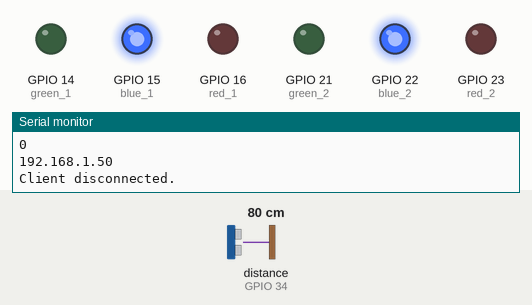
This sketch was run on a simulated ESP32. On the bench: output pins drawn as LEDs (lit = HIGH), the last lines printed to the serial monitor. Wiring (inferred from the names in the program): ultrasonic range finder: trigger GPIO 35; echo GPIO 34. The inputs (shaded band) are chosen by the test bench; at power-on: distance to the obstacle (sensor on GPIO 34) 80 cm. The echo pulse lasts 58.3 µs per cm; WiFi joins after 1.5 s; servers stay silent unless stated; pins used as bus, display or sensor lines are not drawn.

Above: at 2.7 s.
2.8 s: distance to the obstacle (sensor on GPIO 34) set to 63 cm
4.3 s: distance to the obstacle (sensor on GPIO 34) set to 54 cm
At 5.7 s:
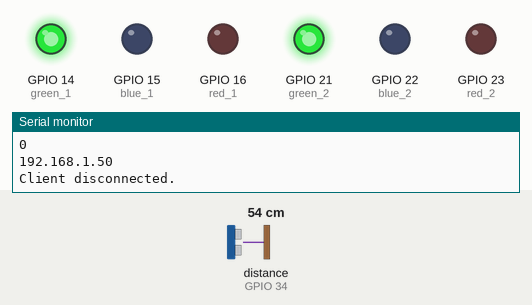
6.0 s: distance to the obstacle (sensor on GPIO 34) set to 32 cm
7.5 s: distance to the obstacle (sensor on GPIO 34) set to 28 cm
At 8.7 s:
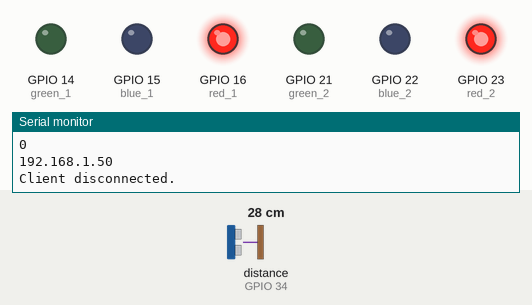
9.0 s: distance to the obstacle (sensor on GPIO 34) set to 35 cm
At 10.2 s:
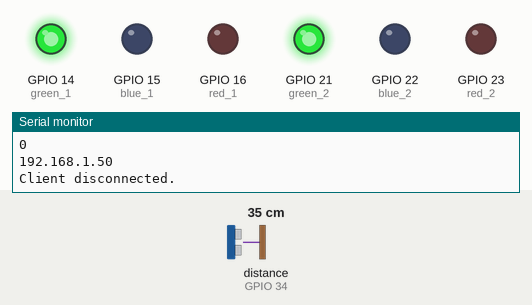
10.5 s: distance to the obstacle (sensor on GPIO 34) set to 2 cm
At 11.8 s:
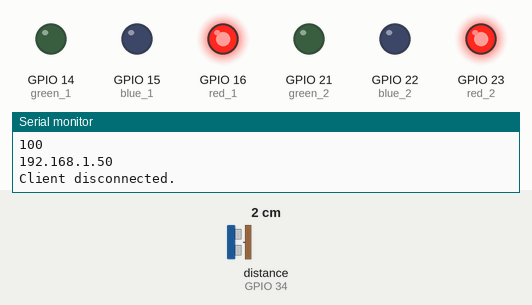
Timing chart, 0 to 13.0 s (numbered marks = the images above; inputs shaded):
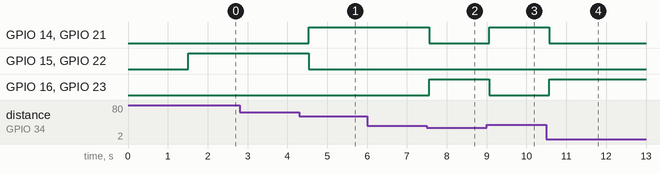

The sketch:

esp32_ultra3LED_backup.ino
```cpp
#include <WiFi.h>

// 초음파 센서 핀 설정, vcc (+) gnd (-)
const int distTrigPin = 35; // tirg: 초음파 쏨
const int distEchoPin = 34; // echo: 초음파 받음

// 3색 LED 핀 설정
const int red_1 = 16; // 주황색
const int green_1 = 14; // 노란색
const int blue_1 =15; //

const int red_2 = 23;
const int green_2 = 21;
const int blue_2 = 22;

String led_state = "";

// 와이파이 정보 설정
const char* ssid = "Smart Trashcan";
const char* password = "12183887";
String header; // HTTP request 저장하기 위한 변수
WiFiServer server(80); // 웹 서버 포트 설정

// Current time
unsigned long currentTime = millis();
// Previous time
unsigned long previousTime = 0;
// Define timeout time in ms (example: 2000ms = 2s)
const long timeoutTime = 2000;

void setup() {
  // LED 채널 설정
  ledcAttachPin(red_1, 0);
  ledcAttachPin(green_1, 1);
  ledcAttachPin(blue_1, 2);
  ledcAttachPin(red_2, 3);
  ledcAttachPin(green_2, 4);
  ledcAttachPin(blue_2, 5);

  ledcSetup(0, 5000, 8);
  ledcSetup(1, 5000, 8);
  ledcSetup(2, 5000, 8);
  ledcSetup(3, 5000, 8);
  ledcSetup(4, 5000, 8);
  ledcSetup(5, 5000, 8);

  pinMode(distTrigPin, OUTPUT);
  pinMode(distEchoPin, INPUT);

  Serial.begin(115200);

  // Wi-fi 연결
  Serial.print("Connecting to ");
  Serial.println(ssid);
  WiFi.begin(ssid, password);
  while (WiFi.status() != WL_CONNECTED) {
    delay(100);
    Serial.println("Wi-fi NOT CONNECTED\n");
  }

  // 웹 서버 구동
  Serial.println("WiFi connected.");
  Serial.println("IP address: ");
  Serial.println(WiFi.localIP());
  server.begin();
}

void loop(){
  // Part A. 초음파 센서를 이용한 거리 측정
  digitalWrite(distTrigPin, HIGH); //초음파 발사
  delayMicroseconds(10); //10ms = 0.00001sec / 1sec = 1000 ms, 1ms = 1000 microSec
  digitalWrite(distTrigPin, LOW); //잠깐 쉬고 바로 꺼줌

  // pulseIn: Pulse의 HIGH 구간 시간 측정 -> echo 핀으로 초음파가 돌아온 시간
  // 최대 1초까지 대기, 대기 중 HIGH가 안된다면 0으로 반환
  long duration = pulseIn(distEchoPin, HIGH);

  if(duration == 0) { // 초음파 센서 동작 안 하면 loop 종료
      return;
  }

  int distance = duration / 58.2;  // 29.1를 나누면 cm단위, 왕복이기 때문에 58.2
  int trash_percent = (80-distance)/60*100;
  if(trash_percent<0) trash_percent=0;
  Serial.println(trash_percent);

  // Part B. 거리 측정값에 따른 LED 색 설정
  if(distance < 30) { // Red
    ledcWrite(0, 255);
    ledcWrite(1, 0);
    ledcWrite(2, 0);
    ledcWrite(3, 255);
    ledcWrite(4, 0);
    ledcWrite(5, 0);
    led_state="많음";
  }
  else if(distance < 60) { // Green
    ledcWrite(0, 0);
    ledcWrite(1, 255);
    ledcWrite(2, 0);
    ledcWrite(3, 0);
    ledcWrite(4, 255);
    ledcWrite(5, 0);
    led_state="보통";
  }
  else{ // Blue
    ledcWrite(0, 0);
    ledcWrite(1, 0);
    ledcWrite(2, 255);
    ledcWrite(3, 0);
    ledcWrite(4, 0);
    ledcWrite(5, 255);
    led_state="적음";
  }

  // Part C. 웹 서버 구동
  WiFiClient client = server.available();   // 클라이언트 수신 대기

  Serial.println(WiFi.localIP());

  if (client) {                             // 클라이언트 연결 시
    currentTime = millis();
    previousTime = currentTime;
    Serial.println("New Client.");
    String currentLine = "";                // m+ake a String to hold incoming data from the client

    while (client.connected() && currentTime - previousTime <= timeoutTime) {
      currentTime = millis();
      if (client.available()) {
            client.println("HTTP/1.1 200 OK");
            client.println("Content-type:text/html");
            client.println("Connection: close");
            client.println();

            // HTML 웹 페이지 Display
            client.println("<!DOCTYPE html><html>");
            client.println("<head><meta charset=\"UTF-8\"><meta name=\"viewport\" content=\"width=device-width, initial-scale=1\">");
            client.println("<link rel=\"icon\" href=\"data:,\">");

            // Web Page Heading
            client.println("<body><h1>ESP32 Web Server</h1>");

            client.println("<h2>현재 쓰레기 양</h2>");
            client.print(trash_percent);
            client.println("%</p>");
            client.println("<h2>현재 쓰레기통 상태</h2>");
            client.print(led_state);
            client.println("</p>");

            // The HTTP response ends with another blank line
            client.println();
            // Break out of the while loop
            break;
          } else { // if you got a newline, then clear currentLine
            currentLine = "";
          }
        }
      }
    header = ""; // Clear the header variable
    client.stop();    // Close the connection
    Serial.println("Client disconnected.");
    Serial.println("");

  delay(500);
}
```

Measured:
- the behaviour switches between 60 and 59 cm on distance to the obstacle (sensor on GPIO 34) (found by bisection; images 0 and 1)
- the behaviour switches between 30 and 29 cm on distance to the obstacle (sensor on GPIO 34) (found by bisection; images 1 and 2)
- after the input at 4.3 s, GPIO 14 (green_1), GPIO 21 (green_2): LOW → HIGH after 0.24 s; GPIO 15 (blue_1), GPIO 22 (blue_2): HIGH → LOW after 0.24 s
- after the input at 7.5 s, GPIO 14 (green_1), GPIO 21 (green_2): HIGH → LOW after 0.06 s; GPIO 16 (red_1), GPIO 23 (red_2): LOW → HIGH after 0.06 s
- after the input at 9.0 s, GPIO 14 (green_1), GPIO 21 (green_2): LOW → HIGH after 0.07 s; GPIO 16 (red_1), GPIO 23 (red_2): HIGH → LOW after 0.07 s
- after the input at 10.5 s, GPIO 14 (green_1), GPIO 21 (green_2): HIGH → LOW after 0.08 s; GPIO 16 (red_1), GPIO 23 (red_2): LOW → HIGH after 0.08 s
